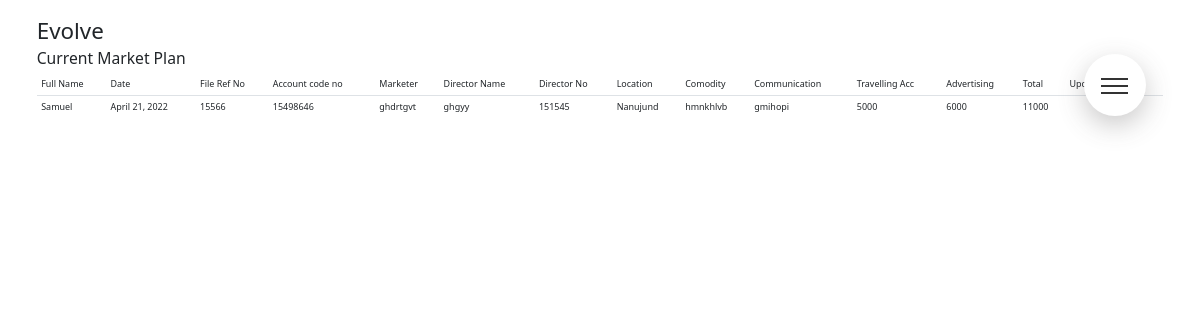
The page /comp/marketp/1 (signed in) on the database its author committed.
### company/models.py (models this page shows, shortened)
class MarketPlan(models.Model):
    name = models.ForeignKey(User, on_delete=models.CASCADE)
    date = models.DateField(default=timezone.now)
    file_ref_no = models.CharField(max_length=200)
    account_code_no = models.CharField(max_length=200)
    marketer = models.CharField(max_length=200)
    director_name = models.CharField(max_length=200)
    director_no = models.CharField(max_length=200)
    location = models.CharField(max_length=200)
    product_description = models.TextField()
    comodity = models.CharField(max_length=200)
    communication = models.CharField(max_length=200)
    travelling_accomodation = models.CharField(max_length=200)
    advertising = models.CharField(max_length=200)
    total = models.CharField(max_length=200)
    remarks = models.TextField()

### company/views.py (the view)
# urls.py: path('marketp/<str:pk>', MarketPlanDetailView.as_view() , name="market_p_detail"),
class MarketPlanDetailView( LoginRequiredMixin, DetailView):
    model = MarketPlan
    template_name = 'company/detail_marketp.html'

### company/templates/company/detail_marketp.html (shortened to what this page needs)
{% extends "team/base.html" %}
{% block content %}
    <h3>Current Market Plan</h3>
        <table class="table table-borderless">
            <thead class="border-bottom font-weight-bold">
                <tr>
                    <td>Full Name</td>
                    <td>Date</td>
                    <td>File Ref No</td>
                    <td>Account code no</td>
                    <td>Marketer</td>
                    <td>Director Name</td>
                    <td>Director No</td>
                    <td>Location</td>
                    <td>Comodity</td>
                    <td>Communication</td>
                    <td>Travelling Acc</td>
                    <td>Advertising </td>
                    <td>Total </td>
                    <td>Update/ Delete</td>
                </tr>
            </thead>
            <tbody>
                    <tr>
                        <td>{{object.name}}</td>
                        <td>{{object.date}}</td>
                        <td>{{object.file_ref_no}}</td>
                        <td>{{object.account_code_no}}</td>
                        <td>{{object.marketer}}</td>
                        <td>{{object.director_name }}</td>
                        <td>{{object.director_no}}</td>
                        <td>{{object.location}}</td>
                        <td>{{object.comodity}}</td>
                        <td>{{object.communication}}</td>
                        <td>{{object.travelling_accomodation}}</td>
                        <td>{{object.advertising}}</td>
                        <td>{{object.total }}</td>
                        {% if object.name == user %}
                            <td>
                                <a href=" {% url 'market_p_update' object.id %} " class="btn text-primary px-0" >  </a>
                                <a href=" {% url 'market_p_delete' object.id %} " class="btn text-primary px-0" >  </a>
                            </td>
                        {% endif %}
                    </tr>
            </tbody>
        </table>
{% endblock content %}

### static/css/nav.css (style rules this page uses)
*, *::after, *::before { margin: 0; padding: 0; box-sizing: border-box; }
html { font-size: 62.5%; }
@media only screen and (max-width: 75em) { html { font-size: 56%; } }
body { box-sizing: inherit; padding: 2rem; }

### rows shown on the page
MarketPlan: name "Samuel", date "April 21, 2022", file_ref_no "15566", account_code_no "15498646", marketer "ghdrtgvt", director_name "ghgyy", director_no "151545", location "Nanujund", comodity "hmnkhlvb", communication "gmihopi", travelling_accomodation "5000", advertising "6000", total "11000"
